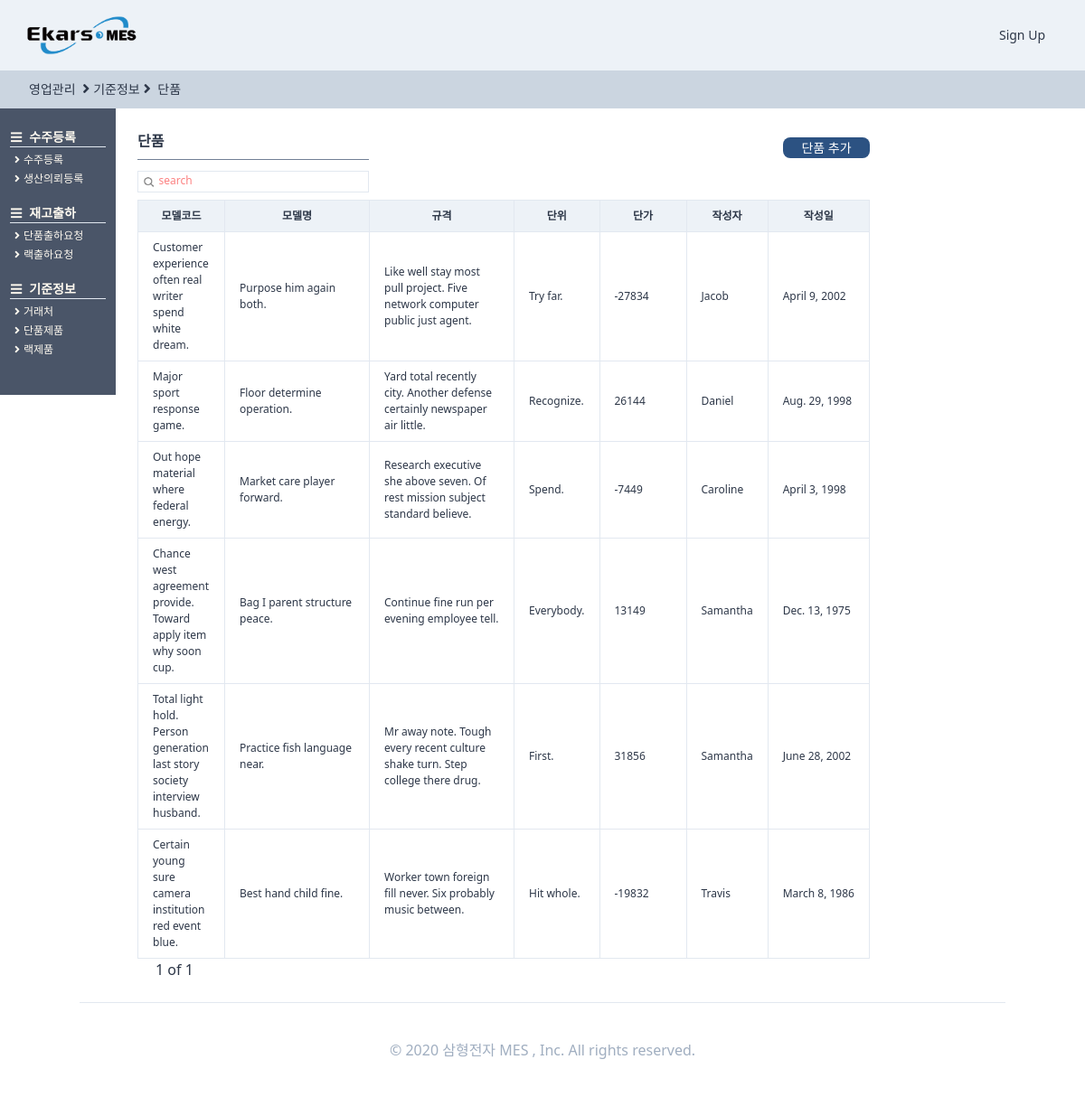
The page /standardinformaiton/single/ on the database as committed earlier.
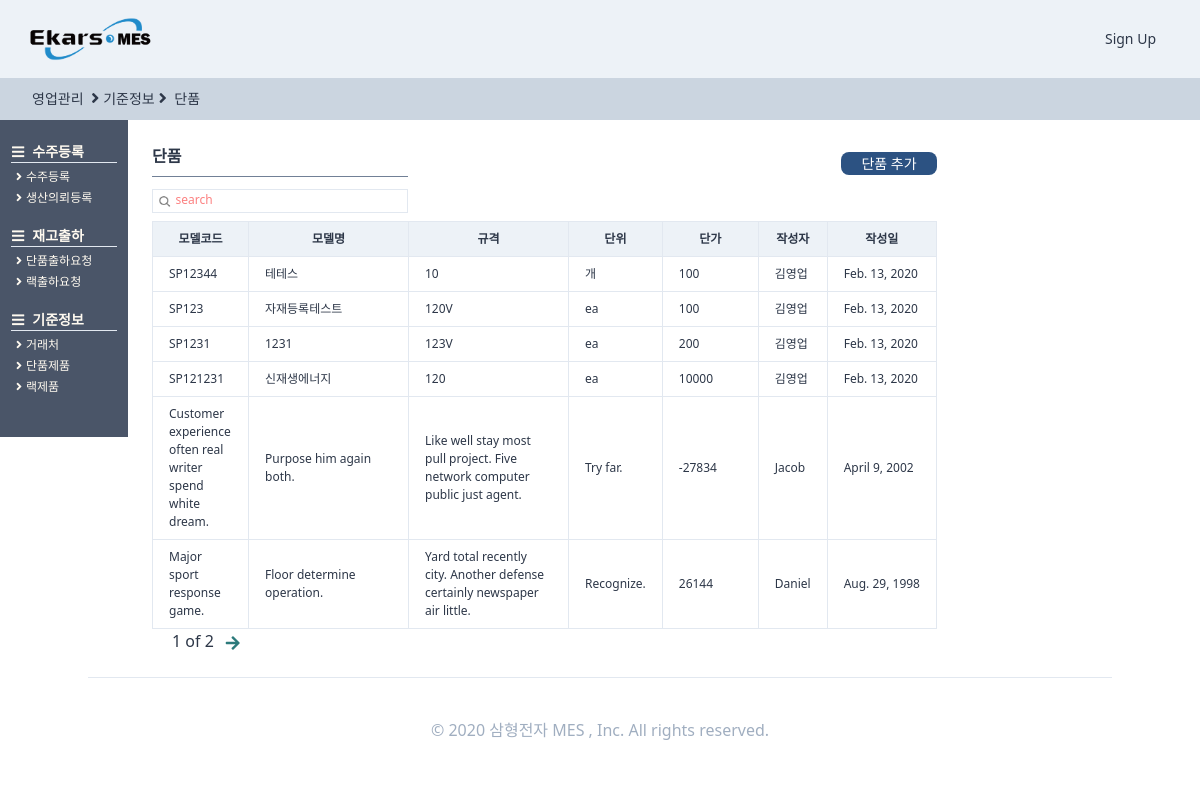
The same page on the database as committed later.
### StandardInformation/models.py (models this page shows, shortened)
class SingleProduct(TimeStampedModel):
    작성자 = models.ForeignKey(
        "users.User", related_name="단품제품작성자", on_delete=models.SET_NULL, null=True
    )
    작성일 = models.DateField(auto_now=True, auto_now_add=False)
    모델코드 = models.CharField(max_length=80, blank=True)
    모델명 = models.CharField(max_length=30, blank=True)
    규격 = models.CharField(max_length=80, blank=True)
    단위 = models.CharField(max_length=10, blank=True)
    단가 = models.IntegerField(null=True)
    class Meta:
        verbose_name = "단품제품"
        verbose_name_plural = "단품제품"

### users/models.py (models this page shows)
class User(AbstractUser,TimeStampedModel):
    부서 = models.ForeignKey(
        "Part", related_name="user", on_delete=models.CASCADE, null=True
    )
    class Meta:
        verbose_name = "사용자"
        verbose_name_plural = "사용자"
    def __str__(self):
        return self.first_name

### StandardInformation/views.py (the view)
# urls.py: path("single/", views.SingleView.as_view(), name="single"),
class SingleView(ListView):
    model = models.SingleProduct
    paginate_by = 6
    paginate_orphans = 2
    ordering = "-created"
    context_object_name = "lists"
    template_name = "Standardinformation/single.html"

### templates/Standardinformation/single.html (shortened to what this page needs)
{%extends "orders/ordershome.html"%}
{% load static%}
{%block head_title%}
</a><i class="fas fa-angle-right mx-1 text-base"></i>기준정보<i class="fas fa-angle-right text-base mx-1"></i>
단품
{%endblock head_title %}
{%block main_contens%}
<div class="w-11/12 h-full ml-32 -mt-6 pt-12 flex flex-row justify-between">
    <div class="p-6 flex flex-col">
        <div class="flex flex-row justify-between">
            <div class="justify-between ">
                <div class=" border-b w-64 mb-3 font-semibold border-gray-600 pb-2">단품 </div>
            </div>
            <div class="mt-2">
                <a href="{%url "StandardInformation:singleregister"%}">
                    <div class="btn-link">
                        단품 추가 </div>
                </a>
            </div>
        </div>
        <div class="w-64 border h-6 mb-2">
            <form method="get" action="{%url "StandardInformation:singlesearch" %}" class="w-full flex ">
                <button class="w-4 h-4 mt-1 ml-1  rounded-xl bg-cover bg-center"
                    style="background-image:url({% static 'img/search.png' %});"></button>
                <input name="search" placeholder="search"
                    class="ml-1 w-full border-none search-box text-xs font-medium placeholder-red-400 focus: outline-none" />
            </form>
        </div>
        <div class="w-full rounded text-xs">
            <table class="table-fixed">
                <thead>
                    <tr>
                        <th class="border bg-gray-200 px-4 py-2 w-24">모델코드</th>
                        <th class="border bg-gray-200 px-4 py-2 w-40">모델명</th>
                        <th class="border bg-gray-200 px-4 py-2 w-40">규격</th>
                        <th class="border bg-gray-200 px-4 py-2">단위</th>
                        <th class="border bg-gray-200 px-4 py-2 w-24">단가</th>
                        <th class="border bg-gray-200 px-4 py-2">작성자</th>
                        <th class="border bg-gray-200 px-4 py-2">작성일</th>
                    </tr>
                </thead>
                <tbody>
                    {%for list in lists%}
                    <tr>
                        <td class="border px-4 py-2 hover:text-blue-700"><a
                                href="{%url "StandardInformation:singledetail" list.pk %}">{{list.모델코드}}</a></td>
                        <td class="border px-4 py-2">{{list.모델명}}</td>
                        <td class="border px-4 py-2">{{list.규격}}</td>
                        <td class="border px-4 py-2">{{list.단위}}</td>
                        <td class="border px-4 py-2">{{list.단가}}</td>
                        <td class="border px-4 py-2">{{list.작성자}}</td>
                        <td class="border px-4 py-2">{{list.작성일}}</td>
                    </tr>
                    {%endfor%}
                </tbody>
            </table>
            <div class="flex ml-2">
                <span class="mx-3 font-medium  text-base">{{page_obj.number}} of
                    {{page_obj.paginator.num_pages}}</span>
                {% if page_obj.has_next %}
                <a href="?page={{page_obj.next_page_number}}" class="text-teal-700"><i
                        class="fas fa-arrow-right fa-lg mt-2"></i></a>
                {% endif %}
            </div>
        </div>
    </div>
</div>
{%endblock main_contens %}

Rows that differ between the two databases and show on the page:
no longer on this page (row unchanged): SingleProduct: 모델코드 "Out hope material where federal energy.", 모델명 "Market care player forward.", 규격 "Research executive she above seven. Of rest mission subject standard believe.", 단위 "Spend.", 단가 "-7449", 작성자 "Caroline", 작성일 "April 3, 1998"
no longer on this page (row unchanged): SingleProduct: 모델코드 "Chance west agreement provide. Toward apply item why soon cup.", 모델명 "Bag I parent structure peace.", 규격 "Continue fine run per evening employee tell.", 단위 "Everybody.", 단가 "13149", 작성자 "Samantha", 작성일 "Dec. 13, 1975"
no longer on this page (row unchanged): SingleProduct: 모델코드 "Total light hold. Person generation last story society interview husband.", 모델명 "Practice fish language near.", 규격 "Mr away note. Tough every recent culture shake turn. Step college there drug.", 단위 "First.", 단가 "31856", 작성자 "Samantha", 작성일 "June 28, 2002"
no longer on this page (row unchanged): SingleProduct: 모델코드 "Certain young sure camera institution red event blue.", 모델명 "Best hand child fine.", 규격 "Worker town foreign fill never. Six probably music between.", 단위 "Hit whole.", 단가 "-19832", 작성자 "Travis", 작성일 "March 8, 1986"
added SingleProduct: 모델코드 "SP12344", 모델명 "테테스", 규격 "10", 단위 "개", 단가 "100", 작성자 "김영업", 작성일 "Feb. 13, 2020"
added SingleProduct: 모델코드 "SP123", 모델명 "자재등록테스트", 규격 "120V", 단위 "ea", 단가 "100", 작성자 "김영업", 작성일 "Feb. 13, 2020"
added SingleProduct: 모델코드 "SP1231", 모델명 "1231", 규격 "123V", 단위 "ea", 단가 "200", 작성자 "김영업", 작성일 "Feb. 13, 2020"
added SingleProduct: 모델코드 "SP121231", 모델명 "신재생에너지", 규격 "120", 단위 "ea", 단가 "10000", 작성자 "김영업", 작성일 "Feb. 13, 2020"
Other text that changed with them:
{{ page_obj.paginator.num_pages }}: "1" → "2"
